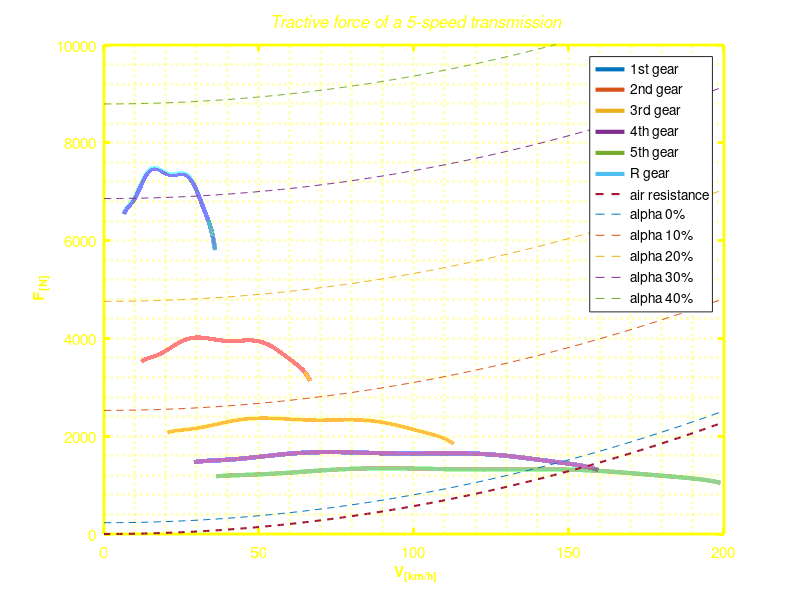
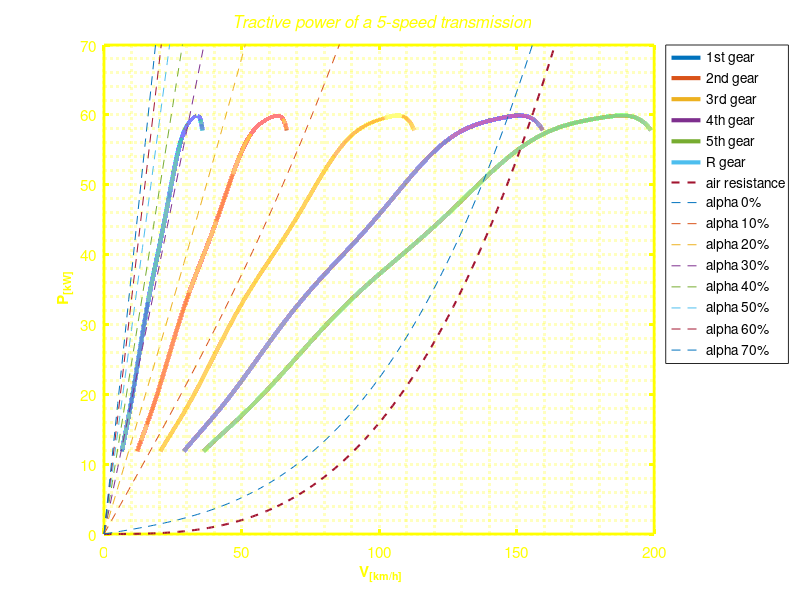
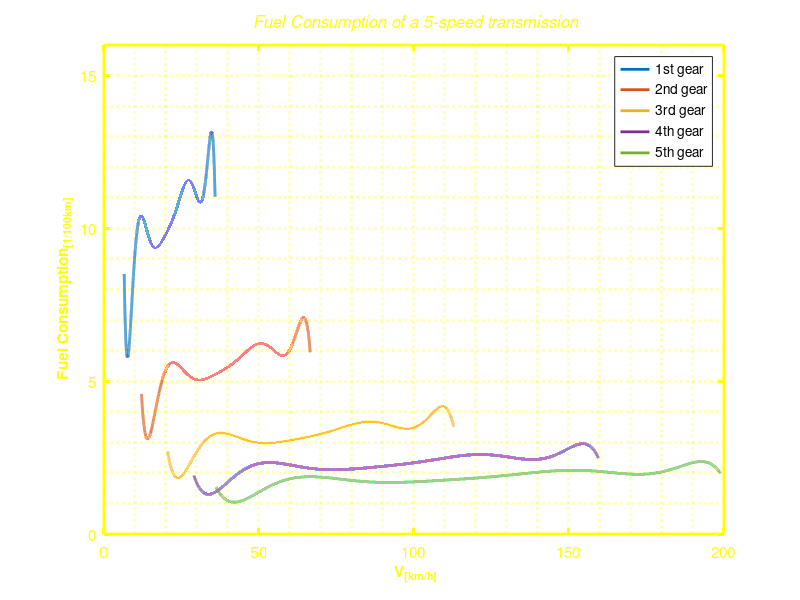
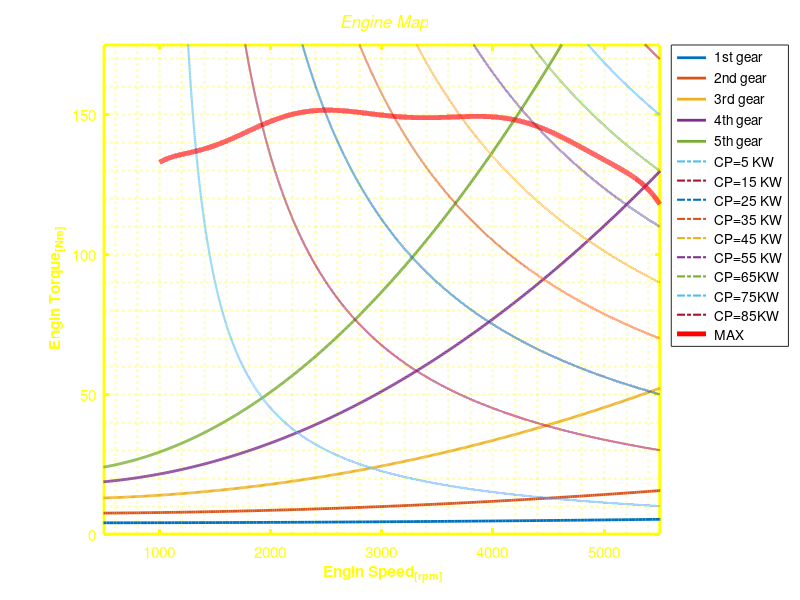

These figures' MATLAB source, in order:
%Motor B
%%$$$$$$$$$$$$$$$$$$$$$$$$$$$$$$$$$$$$$$$$$$$$$$$$$%%

clc;
close All;
clear ;
%% Sec.1 Initial Values

M= 2355; 
g=9.81;
A=2.47;
c_d=0.49; 
d_air=1.225 ;
i_g=[4.452,2.398,1.414,1,0.802,4.4725];
Fd_r=4.875;
eff=0.85;
r_d=0.375;
d_fuel=755;

%%%%%%%%%%%%%%%%%%%%%%%%%%%%%%%%%%%%%%%%%%%%%%%%%%%%%%%%%%%

%% Sec.2 Tractive Force & Tractive Power of a 5-speed transmission

friction_data=[0.0122 0.0124 0.0132 0.015 0.022 0.033];
velocity_data=[0 50 100 150 200 250];
v=0:10:200;   
f_r=(54804637155863*v.^4)/4835703278458516698824704 - (5784933922007731*v.^3)/2417851639229258349412352 + (4606930857732759*v.^2)/18889465931478580854784 - (7096042757327543*v)/1180591620717411303424 + 1785083920872921/144115188075855872;

%%%%%%%%%%%%%%%%%%%%%%%%%%%%%%%%%%%%%%%%%%%%%%%%%%%%%%%%%%%

N_data=1000:500:5500;
T_data=[133 139 148 151 151 148 150 144 134 118];
MUe = 3250;
SIG = 1514;
N=1000:0.1:5500; 
x = (N-MUe)/SIG;
T_E =   -5.429  *x.^8 + -0.4627*x.^7 + 26.88*x.^6 +  0.01767*x.^5 +   -44.51*x.^4 +  1.165 *x.^3 +14.99*x.^2+ -2.712 *x + 149.1 ;

for  i=1:1:6

%%%%%%%%%%%%%%%%%%%%%%%%%%%%%%%%%%%%%%%%%%%%%%%%%

F_ZA= eff * i_g(i) .* Fd_r .* T_E / ( r_d * 1000 );
V  = N * 2 * pi * r_d * 3.6 /( i_g(i) * Fd_r * 60);

%%%%%%%%%%%%%%%%%%%%%%%%%%%%%%%%%%%%%%%%%%%%%%%%%

figure(1)

plot ( V ,1000* F_ZA , 'linewidth' ,3) 
hold on;

%%%%%%%%%%%%%%%%%%%%%%%%%%%%%%%%%%%%%%%%%%%%%%%%%
 
Power    = F_ZA .* V / 3.6 ;  

%%%%%%%%%%%%%%%%%%%%%%%%%%%%%%%%%%%%%%%%%%%%%%%%

figure(2)
    
plot ( V , Power , 'linewidth' , 3 )
hold on;
%%%%%%%%%%%%%%%%%%%%%%%%%%%%%%%%%%%%%%%%%%%%%%%

Grad     = ( 0 :10 : 70 )' ;                                              
Velocity     = 0 : 1 : 200 ;                                               
alpha = atan ( Grad / 100 ) ;                                             
Ff=( M * g * ( 0.01 * cos( alpha ) + sin( alpha ) )* (ones(1,201)) + (ones(8,1))*(0.5 * d_air * c_d * A * (( Velocity / 3.6 ).^2 ) ))/ 1000;
%Ff    = (( M * G * (( 0.01 * cos( alpha ) + sin( alpha ) )))* (ones(1,25001))+ (ones(8,1))*(0.5 * d_air * c_d * A * ( Velocity / 3.6 ).^2  / 1000));  % Resistance Force (KN
F_air  = ( 0.5 * d_air * c_d * A * ( Velocity / 3.6 ).^2 ) / 1000 ;               
Pwf    = Ff .*((ones(8,1))* Velocity / 3.6) ;                                                
resistanceair  = F_air .* Velocity / 3.6 ;  

%%%%%%%%%%%%%%%%%%%%%%%%%%%%%%%%%%%%%%%%%%%%%%%%

end

%%%%%%%%%%%%%%%%%%%%%%%%%%%%%%%%%%%%%%%%%%%%%%%%%

figure(1)

plot ( Velocity ,1000* F_air ,'--','linewidth',1.5)
hold on
plot (  Velocity ,1000* Ff ,' -- ' )
hold on


%%%%%%%%%%%%%%%%%%%%%%%%%%%%%%%%%%%%%%%%%%%%%%%%%

figure(2)

plot ( Velocity , resistanceair , '--', 'linewidth' , 1.5 )
hold on;
plot ( Velocity , Pwf , '--' )
hold on

%%%%%%%%%%%%%%%%%%%%%%%%%%%%%%%%%%%%%%%%%%%%%%%%%
%% sec.3 Calculating Fuel Consumption %

%sfc=[300 300 325 290 305 330 360 365 400 440 ];
%our data to Curve Fitting

rpm1=1000:0.1:5500;
p1 = -120.8;
p2 = 28.89;
p3 = 468.7;
p4 =-106.3;
p5 =-487.8;
p6 = 98.22;
p7 = 80.2;
p8 = 14.3;
p9 = 73.86;
p10 = 317;
mu1 = 3250 ;
sigma2= 1514;
x = (rpm1-mu1)/sigma2;
 
sfc= p1*x.^9 + p2*x.^8 + p3*x.^7 + p4*x.^6 + p5*x.^5 + p6*x.^4 + p7*x.^3 + p8*x.^2 + p9*x + p10;
P_e   = T_E .* rpm1 * 2 * pi/ 6000 ;

 for ii  = 1:5
     
%%%%%%%%%%%%%%%%%%%%%%%%%%%%%%%%%%%%%%%%%%%%%%%%%%%%%%%%%%%%%%%

Vv = rpm1 * 2 * pi * r_d*3.6  /( i_g(ii) * Fd_r * 60) ;                       % Vehicle Linear Velocity (Km/h)
FC  = sfc .* P_e  ./ ( d_fuel * Vv );                                     % Fuel Consumption (lit/100Km)

%%%%%%%%%%%%%%%%%%%%%%%%%%%%%%%%%%%%%%%%%%%%%%%%%%%%%%%%%%%%%%%

figure(3)

plot ( Vv , FC, 'linewidth', 2 )
hold on;

%%%%%%%%%%%%%%%%%%%%%%%%%%%%%%%%%%%%%%%%%%%%%%%%%%%%%%%%%%%%%%%%

 end

%% Sec.4 Engine Map 

%%%%%%%%%%%%%%%%%%%%%%%%%%%%%%%%%%%%%%%%%%%%%%%%%%%%%%%%%%%%%%%%%%%
 
S=linspace(0,200,1001);
F_ZB  = ( M * g * ( 0.01*cos(0) ) + 0.5 * d_air * c_d * A * ( S / 3.6 ).^2 ) / 1000 ;
T_ZB  = F_ZB * r_d ;

for iii=1:1:5 

%%%%%%%%%%%%%%%%%%%%%%%%%%%%%%%%%%%%%%%%%%%%%%%%%%%%%%%%%%%%

T_resist = T_ZB * 1000 / ( i_g(iii) * Fd_r ) ;
vr = i_g(iii) * Fd_r * 60 * S / ( 2 * pi * r_d * 3.6 ) ;

%%%%%%%%%%%%%%%%%%%%%%%%%%%%%%%%%%%%%%%%%%%%%%%%%%%%%%%%%%%%

figure(4)
   
plot ( vr , T_resist,'linewidth',2 )   
hold on

%%%%%%%%%%%%%%%%%%%%%%%%%%%%%%%%%%%%%%%%%%%%%%%%%%%%%%%%%%%%%%%%

end

%%%%%%%%%%%%%%%%%%%%%%%%%%%%%%%%%%%%%%%%%%%%%%%%%%%%%%%%%%%%%%%%%

rpm2=linspace(0,5000,45001);

%%%%%%%%%%%%%%%%%%%%%%%%%%%%%%%%%%%%%%%%%%%%%%%%%%%%%%%%%%%%%%%%

for P = (5 : 10 : 85)';
 
%%%%%%%%%%%%%%%%%%%%%%%%%%%%%%%%%%%%%%%%%%%%%%%%%%%%%%%%%%%%%%%
    
T =( P*ones(1,45001)) * 1*10^4 ./ (ones(9,1)* rpm2)  ;

%%%%%%%%%%%%%%%%%%%%%%%%%%%%%%%%%%%%%%%%%%%%%%%%%%%%%%%%%%%%%%%%

figure(4)
   
plot ( N , T , '-.', 'linewidth' , 1.5)
hold on

%%%%%%%%%%%%%%%%%%%%%%%%%%%%%%%%%%%%%%%%%%%%%%%%%%%%%%%%%%%%%%%%
end

%% Sec.5 Figures

figure(4)

plot ( N , T_E ,'r ','linewidth',3.5 );
hold on

%%%%%%%%%%%%%%%%%%%%%%%%%%%%%%%%%%%%%%%%%%%%%%%%%%%%%%%%%%%%%%%%%%

figure(1)

title('\it Tractive force of a 5-speed transmission','fontsize',18,'color',[1 1 0]);
set(gca,'color',[0.75 0.75 0.75],'Xlim',[0 200],'Xcolor',[1 1 0],'Ylim',[0 10000],'Ycolor',[1 1 0],'fontsize',11,'linewidth',2);
set(gcf,'color',[0 0 0])
xlabel('\it\bf V_[_k_m_/_h_]','fontsize', 11, 'color',[1 1 0]);
ylabel('\it\bf F_[_N_]','fontsize', 11, 'color',[1 1 0]);
legend( {'1st gear' , '2nd gear' , '3rd gear' , '4th gear' ,'5th gear', 'R gear', 'air resistance' , 'alpha 0%' , 'alpha 10%' , 'alpha 20%' , 'alpha 30%' , 'alpha 40%'} );
grid minor 

%%%%%%%%%%%%%%%%%%%%%%%%%%%%%%%%%%%%%%%%%%%%%%%%%%%%%%%%%%%%%%%%%%

figure(2)

title('\it Tractive power of a 5-speed transmission','fontsize',18,'color',[1 1 0]);
set(gca,'color',[0.75 0.75 0.75],'Xlim',[0 200],'Xcolor',[1 1 0],'Ylim',[0 70],'Ycolor',[1 1 0],'fontsize',11,'linewidth',2);
set(gcf,'color',[0 0 0])
xlabel('\it\bf V_[_k_m_/_h_]','fontsize', 11, 'color',[1 1 0]);
ylabel('\it\bf P_[_k_W_]','fontsize', 11, 'color',[1 1 0]);
legend( {'1st gear' , '2nd gear' , '3rd gear' , '4th gear' ,'5th gear', 'R gear','air resistance', 'alpha 0%' , 'alpha 10%' , 'alpha 20%' , 'alpha 30%' , 'alpha 40%', 'alpha 50%' , 'alpha 60%', 'alpha 70%' }, 'location' , 'bestoutside' );
grid minor 

%%%%%%%%%%%%%%%%%%%%%%%%%%%%%%%%%%%%%%%%%%%%%%%%%%%%%%%%%%%%%%%%%

figure(3)

title('\it Fuel Consumption of a 5-speed transmission','fontsize',18,'color',[1 1 0]);
set(gca,'color',[0.75 0.75 0.75],'Xlim',[0 200],'Xcolor',[1 1 0],'Ylim',[0 16],'Ycolor',[1 1 0],'fontsize',11,'linewidth',2);
set(gcf,'color',[0 0 0])
xlabel('\it\bf V_[_k_m_/_h_]','fontsize', 11, 'color',[1 1 0]);
ylabel('\it\bf Fuel Consumption_[_1_/_1_0_0_k_m_]','fontsize', 11, 'color',[1 1 0]);
legend( {'1st gear' , '2nd gear' , '3rd gear' , '4th gear' ,'5th gear'});
grid minor 

%%%%%%%%%%%%%%%%%%%%%%%%%%%%%%%%%%%%%%%%%%%%%%%%%%%%%%%%%%%%%%%%%%

figure(4)

title('\it Engine Map','fontsize',18,'color',[1 1 0]);
set(gca,'color',[0.75 0.75 0.75],'Xlim',[500 5500],'Xcolor',[1 1 0],'Ylim',[0 175],'Ycolor',[1 1 0],'fontsize',11,'linewidth',2);
set(gcf,'color',[0 0 0])
xlabel('\it\bf Engin Speed_[_r_p_m_]','fontsize', 11, 'color',[1 1 0]);
ylabel('\it\bf Engin Torque_[_N_m_]','fontsize', 11, 'color',[1 1 0]);
legend ( {' 1st gear' , ' 2nd gear' , ' 3rd gear' , ' 4th gear' , ' 5th gear '  , ' CP=5 KW' , ' CP=15 KW' , ' CP=25 KW' , ' CP=35 KW' , ' CP=45 KW' , ' CP=55 KW',' CP=65KW' ,' CP=75KW',' CP=85KW',' MAX ' } , 'Location' , 'bestoutside')
grid minor 
